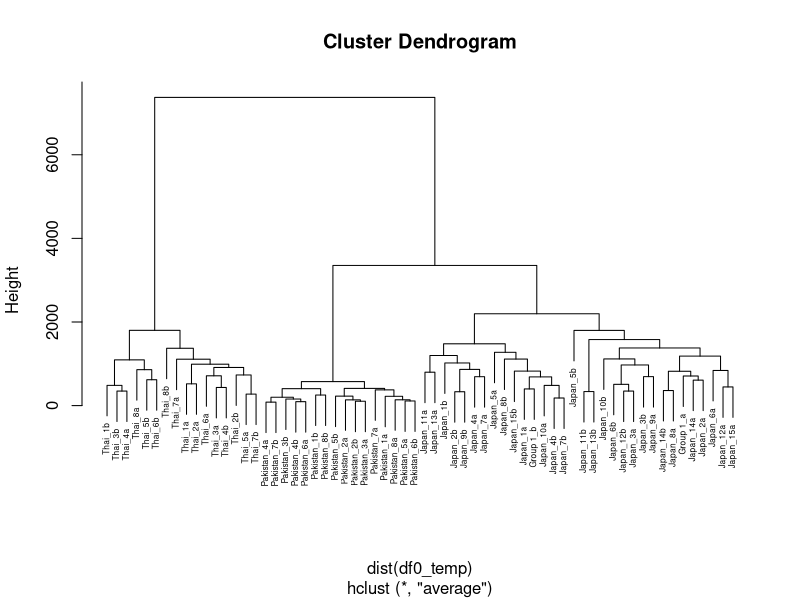
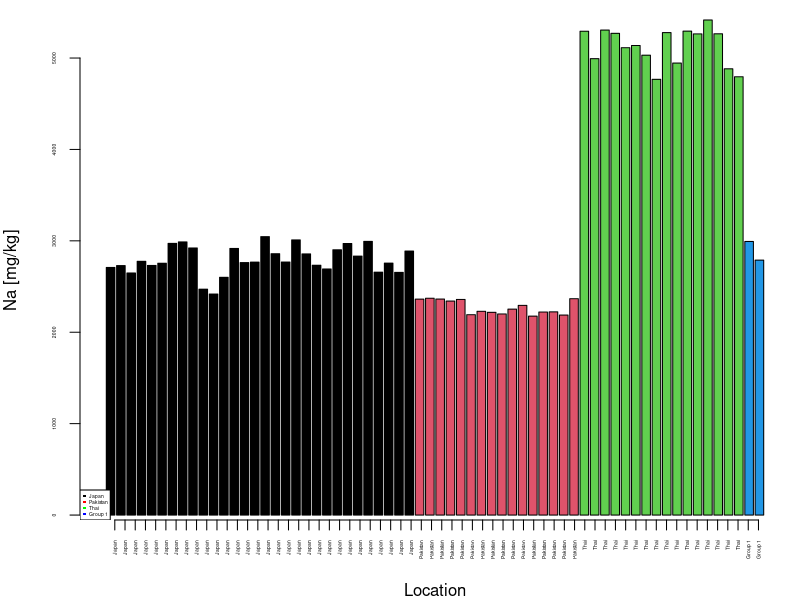
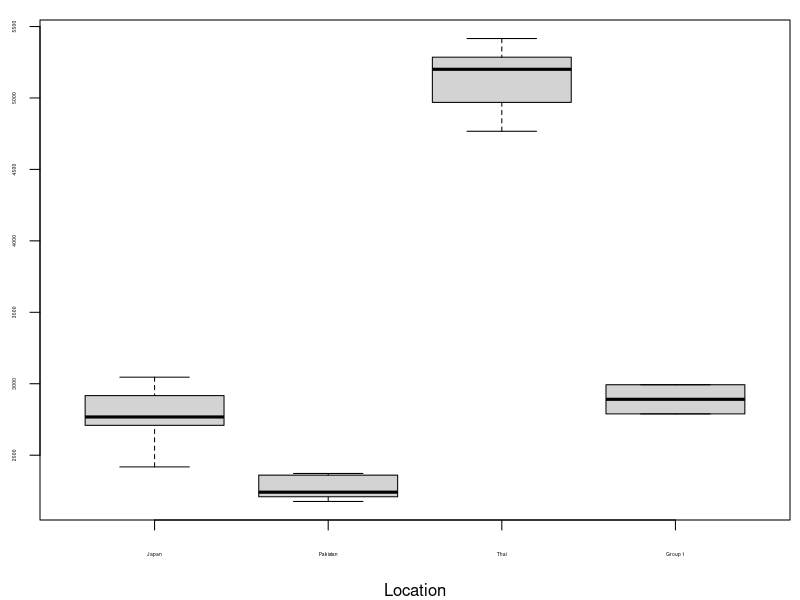
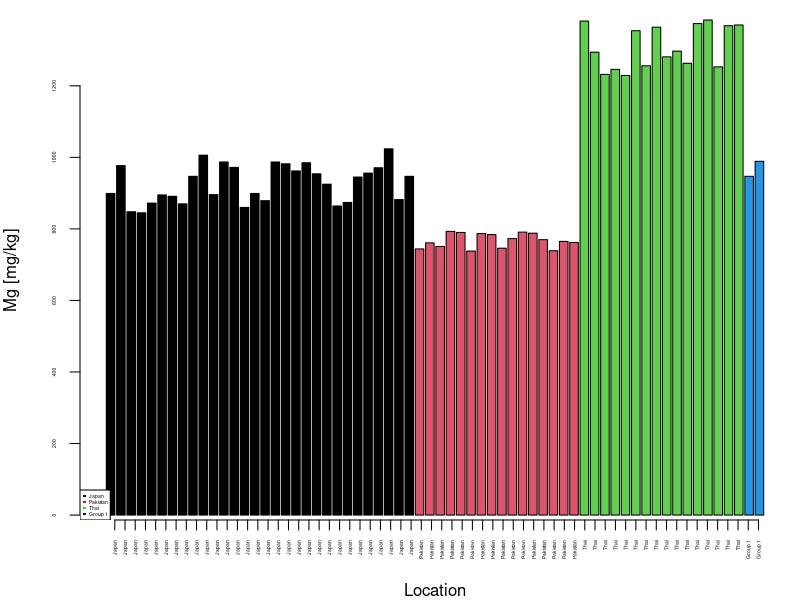
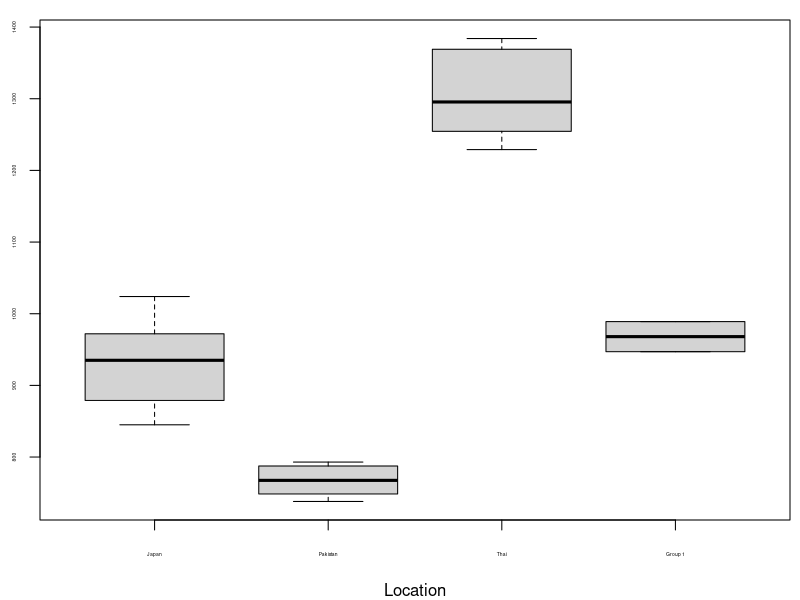
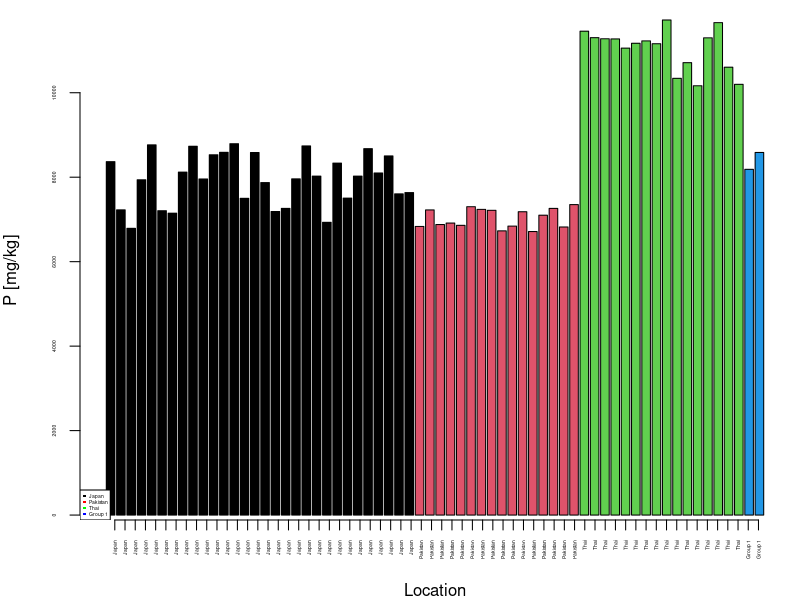
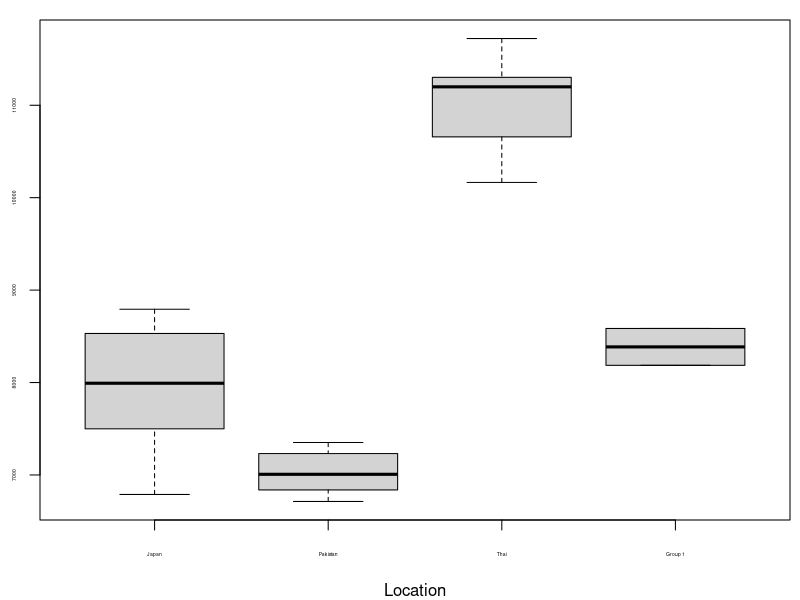
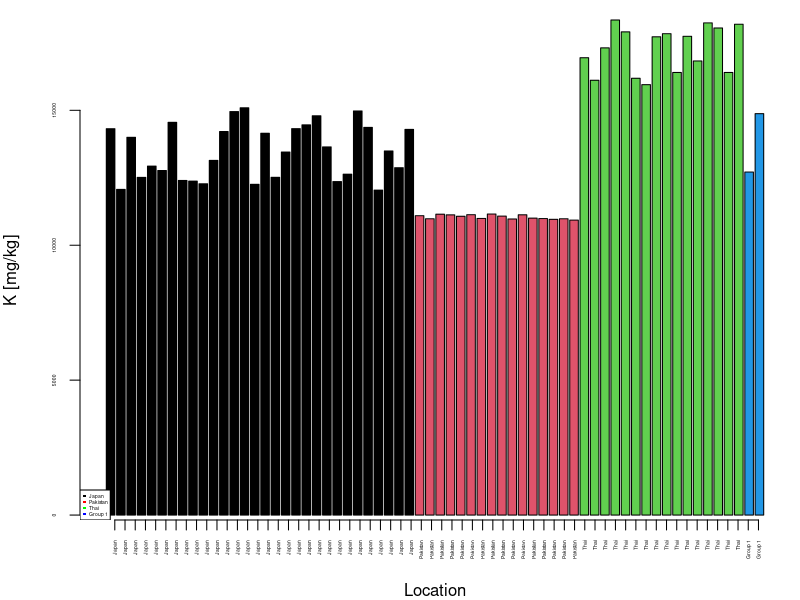

R code for these plots, in order:
#########################
# Author: Demus Matheus Huang (Group 1)
# Course: IEA514 - Applied Environmental Forensics
# Assignment: Group Project - Data Analysis
# Date created: 2023-06-20
#########################

#### Preparation ####

# Import the data
library(readxl)
df0 <- read_excel("data/IEA514_Group 1.xlsx")
View(df0)

# Looking at the data
head(df0)
dim(df0)
summary(df0)

# Column adjustment
df0$new <- c(rep('Japan',30), rep('Pakistan', 16), rep('Thai', 16), 
            rep ('Group 1', 2)) # add new column
df <- df0[,c(1, 16, 2:15)]
colnames(df)[2] ="Sample" # rename new column
df <- df[, -1] # delete first column
View(df)



#### Exploratory plots ####

# Names for the x labels
samples <- c(rep('Japan',30), rep('Pakistan', 16), rep('Thai', 16), 
             rep ('Group 1', 2))

# Change the column sample from being a character to a factor

df$Sample <- as.factor(df$Sample)

# Change Sample levels

df$Sample <- factor(df$Sample, levels = c('Japan', 'Pakistan', 'Thai', 'Group 1'))


#### Na ####
# Bar plot
jpeg('figs/barplot_Na.jpeg', res = 300, units = 'cm', height = 8, width = 8)
par(mar = c(4,4,1,0.5))
barplot(df$Na_mg.kg, xaxt = 'n', cex.axis = 0.3, 
        xlab = 'Location', 
        ylab = 'Na [mg/kg]',
        col = as.factor(df$Sample),
        width = c(0.84, 0.84, 0.84, 0.84))
axis(1, at = 1:nrow(df), labels = samples, las = 2, cex.axis = 0.3)
legend('bottomleft', c('Japan','Pakistan','Thai','Group 1'), 
       pch = c(15,15,15,15),
       col = c('black','red','green','blue'), cex = 0.3)
dev.off()


# Boxplots
jpeg('figs/boxplot_Na.jpeg', res = 300, units = 'cm', height = 8, width = 8)
par(mar = c(4,2,1,0.5)) 
plot(df$Sample, df$Na_mg.kg, xlab = 'Location', ylab = '', cex.axis = 0.3)
dev.off()



#### Mg ####
# Bar plot
jpeg('figs/barplot_Mg.jpeg', res = 300, units = 'cm', height = 8, width = 8)
par(mar = c(4,4,1,0.5))
barplot(df$Mg_mg.kg, xaxt = 'n', cex.axis = 0.3, 
        xlab = 'Location', 
        ylab = 'Mg [mg/kg]',
        col = as.factor(df$Sample),
        width = c(0.84, 0.84, 0.84, 0.84))
axis(1, at = 1:nrow(df), labels = samples, las = 2, cex.axis = 0.3)
legend('bottomleft', c('Japan','Pakistan','Thai','Group 1'), 
       pch = c(15,15,15,15),
       col = c('black','red','green','blue'), cex = 0.3)
dev.off()


# Boxplots
jpeg('figs/boxplot_Mg.jpeg', res = 300, units = 'cm', height = 8, width = 8)
par(mar = c(4,2,1,0.5)) 
plot(df$Sample, df$Mg_mg.kg, xlab = 'Location', ylab = '', cex.axis = 0.3)
dev.off()



#### P ####
# Bar plot
jpeg('figs/barplot_P.jpeg', res = 300, units = 'cm', height = 8, width = 8)
par(mar = c(4,4,1,0.5))
barplot(df$P_mg.kg, xaxt = 'n', cex.axis = 0.3, 
        xlab = 'Location', 
        ylab = 'P [mg/kg]',
        col = as.factor(df$Sample),
        width = c(0.84, 0.84, 0.84, 0.84))
axis(1, at = 1:nrow(df), labels = samples, las = 2, cex.axis = 0.3)
legend('bottomleft', c('Japan','Pakistan','Thai','Group 1'), 
       pch = c(15,15,15,15),
       col = c('black','red','green','blue'), cex = 0.3)
dev.off()


# Boxplots
jpeg('figs/boxplot_P.jpeg', res = 300, units = 'cm', height = 8, width = 8)
par(mar = c(4,2,1,0.5)) 
plot(df$Sample, df$P_mg.kg, xlab = 'Location', ylab = '', cex.axis = 0.3)
dev.off()



#### K ####
# Bar plot
jpeg('figs/barplot_K.jpeg', res = 300, units = 'cm', height = 8, width = 8)
par(mar = c(4,4,1,0.5))
barplot(df$K_mg.kg, xaxt = 'n', cex.axis = 0.3, 
        xlab = 'Location', 
        ylab = 'K [mg/kg]',
        col = as.factor(df$Sample),
        width = c(0.84, 0.84, 0.84, 0.84))
axis(1, at = 1:nrow(df), labels = samples, las = 2, cex.axis = 0.3)
legend('bottomleft', c('Japan','Pakistan','Thai','Group 1'), 
       pch = c(15,15,15,15),
       col = c('black','red','green','blue'), cex = 0.3)
dev.off()


# Boxplots
jpeg('figs/boxplot_K.jpeg', res = 300, units = 'cm', height = 8, width = 8)
par(mar = c(4,2,1,0.5)) 
plot(df$Sample, df$K_mg.kg, xlab = 'Location', ylab = '', cex.axis = 0.3)
dev.off()



#### Ca ####
# Bar plot
jpeg('figs/barplot_Ca.jpeg', res = 300, units = 'cm', height = 8, width = 8)
par(mar = c(4,4,1,0.5))
barplot(df$Ca_mg.kg, xaxt = 'n', cex.axis = 0.3, 
        xlab = 'Location', 
        ylab = 'Ca [mg/kg]',
        col = as.factor(df$Sample),
        width = c(0.84, 0.84, 0.84, 0.84))
axis(1, at = 1:nrow(df), labels = samples, las = 2, cex.axis = 0.3)
legend('bottomleft', c('Japan','Pakistan','Thai','Group 1'), 
       pch = c(15,15,15,15),
       col = c('black','red','green','blue'), cex = 0.3)
dev.off()


# Boxplots
jpeg('figs/boxplot_Ca.jpeg', res = 300, units = 'cm', height = 8, width = 8)
par(mar = c(4,2,1,0.5)) 
plot(df$Sample, df$Ca_mg.kg, xlab = 'Location', ylab = '', cex.axis = 0.3)
dev.off()



#### Fe ####
# Bar plot
jpeg('figs/barplot_Fe.jpeg', res = 300, units = 'cm', height = 8, width = 8)
par(mar = c(4,4,1,0.5))
barplot(df$Fe_mg.kg, xaxt = 'n', cex.axis = 0.3, 
        xlab = 'Location', 
        ylab = 'Fe [mg/kg]',
        col = as.factor(df$Sample),
        width = c(0.84, 0.84, 0.84, 0.84))
axis(1, at = 1:nrow(df), labels = samples, las = 2, cex.axis = 0.3)
legend('topleft', c('Japan','Pakistan','Thai','Group 1'), 
       pch = c(15,15,15,15),
       col = c('black','red','green','blue'), cex = 0.3)
dev.off()


# Boxplots
jpeg('figs/boxplot_Fe.jpeg', res = 300, units = 'cm', height = 8, width = 8)
par(mar = c(4,2,1,0.5)) 
plot(df$Sample, df$Fe_mg.kg, xlab = 'Location', ylab = '', cex.axis = 0.3)
dev.off()



#### Co ####
# Bar plot
jpeg('figs/barplot_Co.jpeg', res = 300, units = 'cm', height = 8, width = 8)
par(mar = c(4,4,1,0.5))
barplot(df$Co_mg.kg, xaxt = 'n', cex.axis = 0.3, 
        xlab = 'Location', 
        ylab = 'Co [mg/kg]',
        col = as.factor(df$Sample),
        width = c(0.84, 0.84, 0.84, 0.84))
axis(1, at = 1:nrow(df), labels = samples, las = 2, cex.axis = 0.3)
legend('topleft', c('Japan','Pakistan','Thai','Group 1'), 
       pch = c(15,15,15,15),
       col = c('black','red','green','blue'), cex = 0.3)
dev.off()


# Boxplots
jpeg('figs/boxplot_Co.jpeg', res = 300, units = 'cm', height = 8, width = 8)
par(mar = c(4,2,1,0.5)) 
plot(df$Sample, df$Co_mg.kg, xlab = 'Location', ylab = '', cex.axis = 0.3)
dev.off()



#### Cu ####
# Bar plot
jpeg('figs/barplot_Cu.jpeg', res = 300, units = 'cm', height = 8, width = 8)
par(mar = c(4,4,1,0.5))
barplot(df$Cu_mg.kg, xaxt = 'n', cex.axis = 0.3, 
        xlab = 'Location', 
        ylab = 'Cu [mg/kg]',
        col = as.factor(df$Sample),
        width = c(0.84, 0.84, 0.84, 0.84))
axis(1, at = 1:nrow(df), labels = samples, las = 2, cex.axis = 0.3)
legend('topleft', c('Japan','Pakistan','Thai','Group 1'), 
       pch = c(15,15,15,15),
       col = c('black','red','green','blue'), cex = 0.3)
dev.off()


# Boxplots
jpeg('figs/boxplot_Cu.jpeg', res = 300, units = 'cm', height = 8, width = 8)
par(mar = c(4,2,1,0.5)) 
plot(df$Sample, df$Cu_mg.kg, xlab = 'Location', ylab = '', cex.axis = 0.3)
dev.off()



#### Zn ####
# Bar plot
jpeg('figs/barplot_Zn.jpeg', res = 300, units = 'cm', height = 8, width = 8)
par(mar = c(4,4,1,0.5))
barplot(df$Zn_mg.kg, xaxt = 'n', cex.axis = 0.3, 
        xlab = 'Location', 
        ylab = 'Zn [mg/kg]',
        col = as.factor(df$Sample),
        width = c(0.84, 0.84, 0.84, 0.84))
axis(1, at = 1:nrow(df), labels = samples, las = 2, cex.axis = 0.3)
legend('topleft', c('Japan','Pakistan','Thai','Group 1'), 
       pch = c(15,15,15,15),
       col = c('black','red','green','blue'), cex = 0.3)
dev.off()


# Boxplots
jpeg('figs/boxplot_Zn.jpeg', res = 300, units = 'cm', height = 8, width = 8)
par(mar = c(4,2,1,0.5)) 
plot(df$Sample, df$Zn_mg.kg, xlab = 'Location', ylab = '', cex.axis = 0.3)
dev.off()



#### Rb ####
# Bar plot
jpeg('figs/barplot_Rb.jpeg', res = 300, units = 'cm', height = 8, width = 8)
par(mar = c(4,4,1,0.5))
barplot(df$Rb_mg.kg, xaxt = 'n', cex.axis = 0.3, 
        xlab = 'Location', 
        ylab = 'Rb [mg/kg]',
        col = as.factor(df$Sample),
        width = c(0.84, 0.84, 0.84, 0.84))
axis(1, at = 1:nrow(df), labels = samples, las = 2, cex.axis = 0.3)
legend('topleft', c('Japan','Pakistan','Thai','Group 1'), 
       pch = c(15,15,15,15),
       col = c('black','red','green','blue'), cex = 0.3)
dev.off()


# Boxplots
jpeg('figs/boxplot_Rb.jpeg', res = 300, units = 'cm', height = 8, width = 8)
par(mar = c(4,2,1,0.5)) 
plot(df$Sample, df$Rb_mg.kg, xlab = 'Location', ylab = '', cex.axis = 0.3)
dev.off()



#### Sr ####
# Bar plot
jpeg('figs/barplot_Sr.jpeg', res = 300, units = 'cm', height = 8, width = 8)
par(mar = c(4,4,1,0.5))
barplot(df$Sr_mg.kg, xaxt = 'n', cex.axis = 0.3, 
        xlab = 'Location', 
        ylab = 'Sr [mg/kg]',
        col = as.factor(df$Sample),
        width = c(0.84, 0.84, 0.84, 0.84))
axis(1, at = 1:nrow(df), labels = samples, las = 2, cex.axis = 0.3)
legend('bottomleft', c('Japan','Pakistan','Thai','Group 1'), 
       pch = c(15,15,15,15),
       col = c('black','red','green','blue'), cex = 0.3)
dev.off()


# Boxplots
jpeg('figs/boxplot_Sr.jpeg', res = 300, units = 'cm', height = 8, width = 8)
par(mar = c(4,2,1,0.5)) 
plot(df$Sample, df$Sr_mg.kg, xlab = 'Location', ylab = '', cex.axis = 0.3)
dev.off()



#### Ba ####
# Bar plot
jpeg('figs/barplot_Ba.jpeg', res = 300, units = 'cm', height = 8, width = 8)
par(mar = c(4,4,1,0.5))
barplot(df$Ba_mg.kg, xaxt = 'n', cex.axis = 0.3, 
        xlab = 'Location', 
        ylab = 'Ba [mg/kg]',
        col = as.factor(df$Sample),
        width = c(0.84, 0.84, 0.84, 0.84))
axis(1, at = 1:nrow(df), labels = samples, las = 2, cex.axis = 0.3)
legend('bottomleft', c('Japan','Pakistan','Thai','Group 1'), 
       pch = c(15,15,15,15),
       col = c('black','red','green','blue'), cex = 0.3)
dev.off()


# Boxplots
jpeg('figs/boxplot_Ba.jpeg', res = 300, units = 'cm', height = 8, width = 8)
par(mar = c(4,2,1,0.5)) 
plot(df$Sample, df$Ba_mg.kg, xlab = 'Location', ylab = '', cex.axis = 0.3)
dev.off()




#### Pb ####
# Bar plot
jpeg('figs/barplot_Pb.jpeg', res = 300, units = 'cm', height = 8, width = 8)
par(mar = c(4,4,1,0.5))
barplot(df$Ba_mg.kg, xaxt = 'n', cex.axis = 0.3, 
        xlab = 'Location', 
        ylab = 'Pb [mg/kg]',
        col = as.factor(df$Sample),
        width = c(0.84, 0.84, 0.84, 0.84))
axis(1, at = 1:nrow(df), labels = samples, las = 2, cex.axis = 0.3)
legend('bottomleft', c('Japan','Pakistan','Thai','Group 1'), 
       pch = c(15,15,15,15),
       col = c('black','red','green','blue'), cex = 0.3)
dev.off()


# Boxplots
jpeg('figs/boxplot_Pb.jpeg', res = 300, units = 'cm', height = 8, width = 8)
par(mar = c(4,2,1,0.5)) 
plot(df$Sample, df$Pb_mg.kg, xlab = 'Location', ylab = '', cex.axis = 0.3)
dev.off()



#### U ####
# Bar plot
jpeg('figs/barplot_U.jpeg', res = 300, units = 'cm', height = 8, width = 8)
par(mar = c(4,4,1,0.5))
barplot(df$U_mg.kg, xaxt = 'n', cex.axis = 0.3, 
        xlab = 'Location', 
        ylab = 'U [mg/kg]',
        col = as.factor(df$Sample),
        width = c(0.84, 0.84, 0.84, 0.84))
axis(1, at = 1:nrow(df), labels = samples, las = 2, cex.axis = 0.3)
legend('topleft', c('Japan','Pakistan','Thai','Group 1'), 
       pch = c(15,15,15,15),
       col = c('black','red','green','blue'), cex = 0.3)
dev.off()


# Boxplots
jpeg('figs/boxplot_U.jpeg', res = 300, units = 'cm', height = 8, width = 8)
par(mar = c(4,2,1,0.5)) 
plot(df$Sample, df$U_mg.kg, xlab = 'Location', ylab = '', cex.axis = 0.3)
dev.off()



#### ANOVA for Na ####
df_aov_Na <- df[,c(1,2)]
result_Na <- aov(Na_mg.kg ~ Sample, data = df_aov_Na)
summary(result_Na)

#### ANOVA for Mg ####
df_aov_Mg <- df[,c(1,3)]
result_Mg <- aov(Mg_mg.kg ~ Sample, data = df_aov_Mg)
summary(result_Mg)

#### ANOVA for P ####
df_aov_P <- df[,c(1,4)]
result_P <- aov(P_mg.kg ~ Sample, data = df_aov_P)
summary(result_P)

#### ANOVA for K ####
df_aov_K <- df[,c(1,5)]
result_K <- aov(K_mg.kg ~ Sample, data = df_aov_K)
summary(result_K)

#### ANOVA for Ca ####
df_aov_Ca <- df[,c(1,6)]
result_Ca <- aov(Ca_mg.kg ~ Sample, data = df_aov_Ca)
summary(result_Ca)

#### ANOVA for Fe ####
df_aov_Fe <- df[,c(1,7)]
result_Fe <- aov(Fe_mg.kg ~ Sample, data = df_aov_Fe)
summary(result_Fe)

#### ANOVA for Co ####
df_aov_Co <- df[,c(1,8)]
result_Co <- aov(Co_mg.kg ~ Sample, data = df_aov_Co)
summary(result_Co)

#### ANOVA for Cu ####
df_aov_Cu <- df[,c(1,9)]
result_Cu <- aov(Cu_mg.kg ~ Sample, data = df_aov_Cu)
summary(result_Cu)

#### ANOVA for Zn ####
df_aov_Zn <- df[,c(1,10)]
result_Zn <- aov(Zn_mg.kg ~ Sample, data = df_aov_Zn)
summary(result_Zn)

#### ANOVA for Rb ####
df_aov_Rb <- df[,c(1,11)]
result_Rb <- aov(Rb_mg.kg ~ Sample, data = df_aov_Rb)
summary(result_Rb)

#### ANOVA for Sr ####
df_aov_Sr <- df[,c(1,12)]
result_Sr <- aov(Sr_mg.kg ~ Sample, data = df_aov_Sr)
summary(result_Sr)

#### ANOVA for Ba ####
df_aov_Ba <- df[,c(1,13)]
result_Ba <- aov(Ba_mg.kg ~ Sample, data = df_aov_Ba)
summary(result_Ba)

#### ANOVA for Pb ####
df_aov_Pb <- df[,c(1,14)]
result_Pb <- aov(Pb_mg.kg ~ Sample, data = df_aov_Pb)
summary(result_Pb)

#### ANOVA for U ####
df_aov_U <- df[,c(1,15)]
result_U <- aov(U_mg.kg ~ Sample, data = df_aov_U)
summary(result_U)



#### Cluster analysis ####
# Prepare the data for cluster analysis
df0_temp <- df0[,-1] # Remove the first column to discard the non-numeric column
df0_temp <- data.matrix(df0_temp) # Change to matrix format for heatmap analysis
row.names(df0_temp) <- paste0(as.character(df0[,1]), 1:nrow(df0)) # Add the locations to the plot

jpeg('figs/heatmap_IEA514_Group_1.jpeg', res = 300, units = 'cm', height = 16, width = 16)
# The margins of the plot: bottom, left, top, right
par(mar = c(2,2,2,2))
heatmap(df0_temp)
dev.off()


## Cluster analysis using the complete method
# Linkage method is complete
jpeg('figs/hc_complete_IEA514_Group_1.jpeg', res = 300, units = 'cm', height = 8, width = 8)
# The margins of the plot: bottom, left, top, right
par(mar = c(2,2,2,2))
hc <- hclust(dist(df0_temp), 
             method = 'complete')
plot(hc, labels = df0$Sample, main = 'Complete', hang = -1, cex = 0.2)
dev.off()


# Linkage method is average
jpeg('figs/hc_average_IEA514_Group_1.jpeg', res = 300, units = 'cm', height = 8, width = 8)
# The margins of the plot: bottom, left, top, right
par(mar = c(2,2,2,2))
hc <- hclust(dist(df0_temp), 
             method = 'average')
plot(hc, labels = df0$Sample, main = 'Average', hang = -1, cex = 0.2)
dev.off()


plot(hc, labels = df0$Sample, cex = 0.5)

#Optional: K-means clustering
#k_means <- kmeans(df_temp, 3, nstart = 20)
#k_means
#table(k_means$cluster, df$Sample)

#### PCA ####
#install.packages('car') # Only one time install
library(car) # load the package

IEA514_Group_1.pca <- prcomp(df[,-1], # Remove the first column
                      center = TRUE, # Center the data, similar to scaling
                      scale. = TRUE) # Need to be scaled because of magnitude diff.

jpeg('figs/biplot_IEA514_Group_1.jpeg', res = 300, units = 'cm', height = 16, width = 16)
# The margins of the plot: bottom, left, top, right
par(mar = c(4,4,1,1))
plot(IEA514_Group_1.pca$x[,1:2], # Plot only the first and second PCs
     pch = 20,        # The marker 
     col = df$Sample, # The color
     xlim = c(-5,10), ylim = c(-5,6)) # The limits of the axes
dataEllipse(IEA514_Group_1.pca$x[,1],  # PC1
            IEA514_Group_1.pca$x[,2],  # PC2
            groups = df$Sample, # Groups
            lwd = 1,            # line width
            group.labels = c('Japan','Pakistan','Thai','Group 1'), 
            plot.points = FALSE, # Do not want to redraw points on top of old points
            levels = 0.5,      # 50% confidence level, similar to what is set in ggbiplot
            add = TRUE,
            fill=TRUE, 
            fill.alpha = 0.02,
            col = c('black','red','green','blue'))

legend('bottomright', c('Japan','Pakistan','Thai','Group 1'), pch = c(20,20,20,20),
       col = c('black','red','green','blue'))
dev.off()

